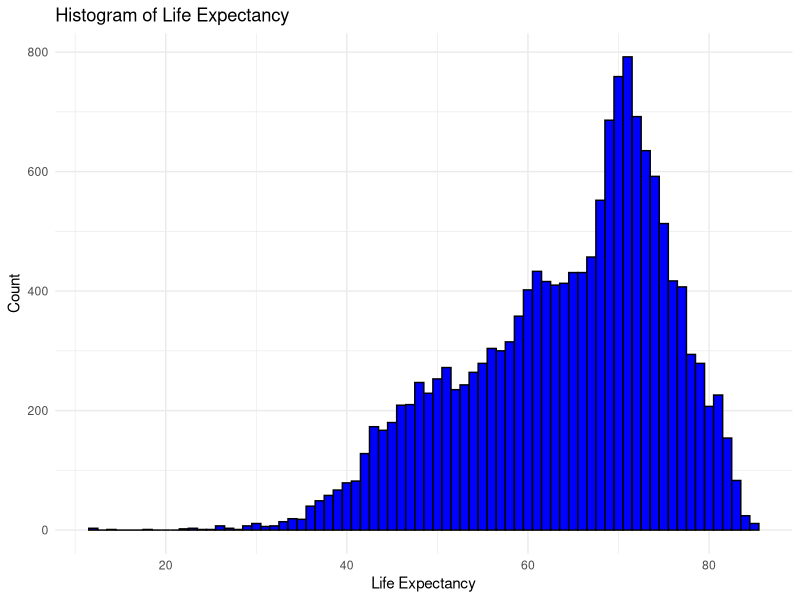
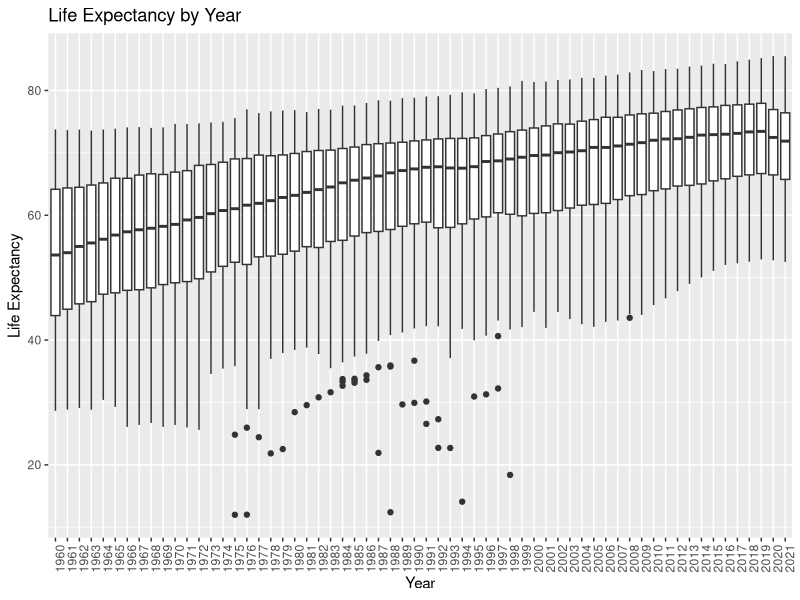
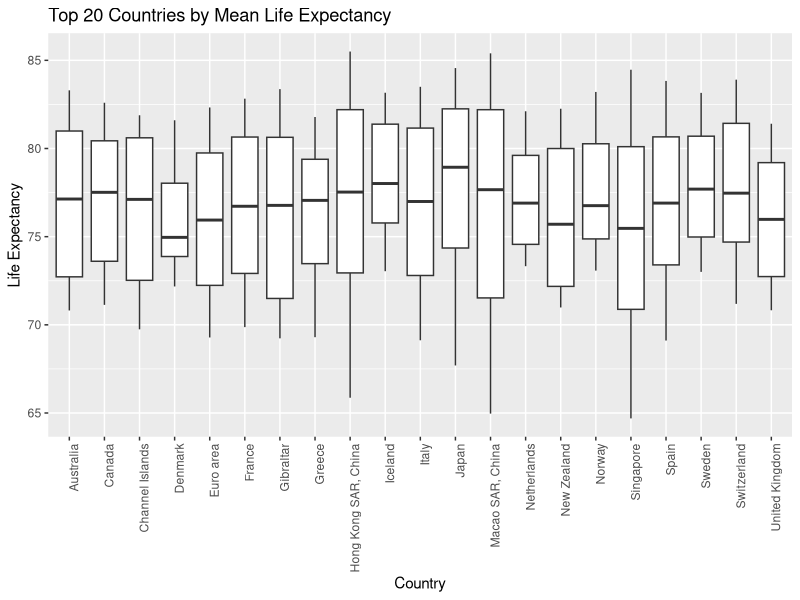
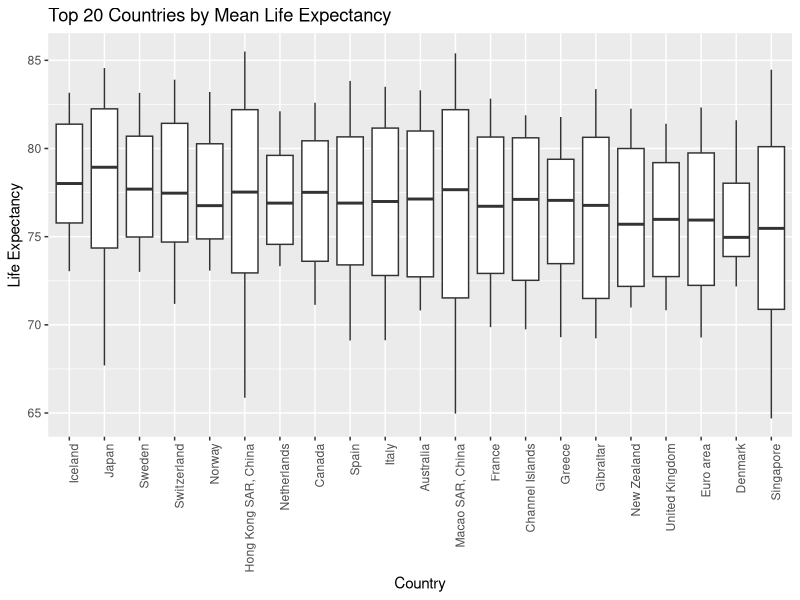
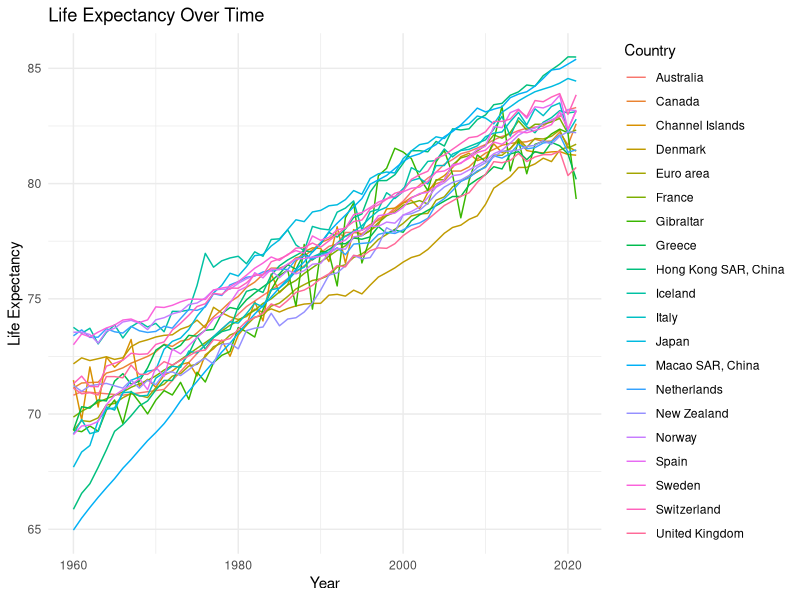
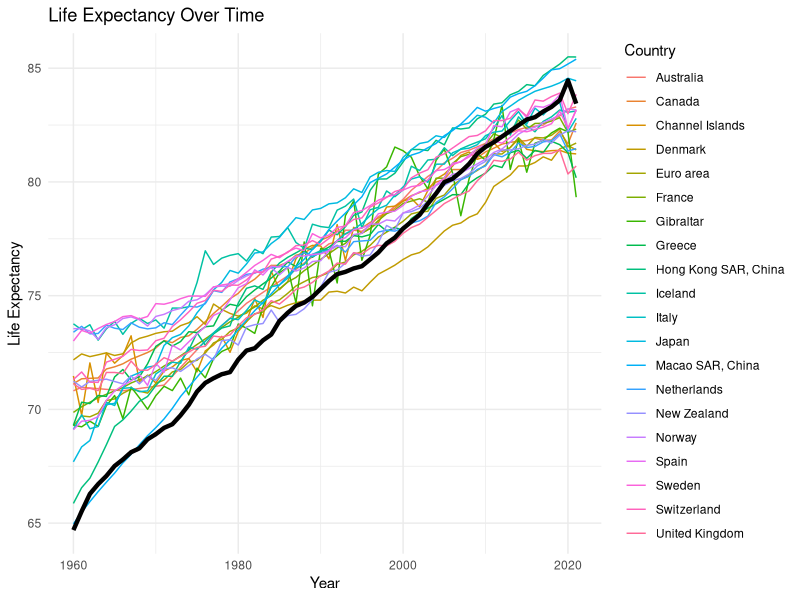

Write the R code that produced these figures, in order.
## ---- chunk 1
library(dplyr)
library(tidyr)
library(ggplot2)
## ---- chunk 2
getwd()
## ---- chunk 3
data <- read.csv("2023_WorldBank.csv", stringsAsFactors = FALSE)
head(data)
str(data)
colnames(data)
summary(data)
## ---- chunk 4
# remove unneccesary columns
data <- dplyr::select(data, -c(Country.Code, Indicator.Name, Indicator.Code))

# Pivot to tidy format where each Column is a Variable and each Row is an Observation (Life Expentancy)
data_long <- pivot_longer(data, 
                          cols = X1960:X2021, 
                          names_to = "Year", 
                          values_to = "Life.Exp")

# The 'Year' column will have year names as characters starting with X. We remove the "X" and convert them to integers
data_long$Year <- as.integer(sub("X", "", data_long$Year))

str(data_long)
colnames(data_long)
## ---- chunk 5
# applies the sum function for all NA values to all columns in data_long. check for NA values. Life Expectancy has 626 NA's
data_long %>%
  summarise_all(~ sum(is.na(.)))

# Seems like all the missing values appear in Life.Exp. We check the unique values for Country.Name and Year first
unique(data_long$Country.Name)
unique(data_long$Year)

# Since all the values look correct, we check the missing value across each Country for Life.Exp column
temp_df <-data_long %>%
  group_by(Country.Name) %>%
  summarise(Missing_Life_Exp = sum(is.na(Life.Exp)))
temp_df

# To show only the rows with non-zero Missing Counts
data_long %>%
  group_by(Country.Name) %>%
  summarise(Missing_Life_Exp = sum(is.na(Life.Exp))) %>%
  filter(Missing_Life_Exp > 0)

# Here we remove all rows with missing Life.Exp as they are not important for our analysis. na.omit is using baseR.
data_long <- na.omit(data_long)
length(unique(data_long$Country.Name))
length(unique(data_long$Year))
data_long

## ---- chunk 6
country_summary_stats <- data_long %>%
  group_by(Country.Name) %>%
  summarize(
    Mean = mean(Life.Exp, na.rm = TRUE),
    Median = median(Life.Exp, na.rm = TRUE),
    SD = sd(Life.Exp, na.rm = TRUE),
    Min = min(Life.Exp, na.rm = TRUE),
    Max = max(Life.Exp, na.rm = TRUE),
    Count = n(),
    Missing = sum(is.na(Life.Exp))
  )

country_summary_stats
length(unique(data_long$Country.Name))
## ---- chunk 7
# 1. Filter out country names with Count < 62
countries_to_remove <- country_summary_stats %>%
  filter(Count < 62) %>%
  pull(Country.Name)

countries_to_remove

# 2. Filter out these countries from data_long
data_long_filtered <- data_long %>%
  filter(!Country.Name %in% countries_to_remove)
length(unique(data_long_filtered$Country.Name))
## ---- chunk 8
# Histogram
ggplot(data_long_filtered, aes(x = Life.Exp)) +
  geom_histogram(binwidth = 1, fill = "blue", color = "black") +
  theme_minimal() +
  labs(title = "Histogram of Life Expectancy", x = "Life Expectancy", y = "Count")
## ---- chunk 9
# Boxplot of Life.Exp by Year
ggplot(data_long_filtered, aes(x = as.factor(Year), y = Life.Exp)) +
  geom_boxplot() +
  theme(axis.text.x = element_text(angle = 90)) +
  labs(title = "Life Expectancy by Year", x = "Year", y = "Life Expectancy")

## ---- chunk 10
# Boxplot of Life.Exp by Country for top 20 highest Mean Life Expectancy across the years
# 1. Extract the Top 20 countries' Country.Name with `dplyr`
top_20 <- data_long_filtered %>%
  group_by(Country.Name) %>%
  summarize(MeanLifeExp = mean(Life.Exp, na.rm = TRUE)) %>%
  arrange(desc(MeanLifeExp)) %>%
  top_n(20, MeanLifeExp) %>%
  pull(Country.Name)
top_20
## ---- chunk 11
# 2. Filter these countries with `dplyr`
data_top_20 <- data_long_filtered%>%
  filter(Country.Name %in% top_20)
unique(data_top_20$Country.Name)
# List excludes Singapore

# Include Singapore in the list for comparison
data_top_20_with_sg <- data_long_filtered %>%
  filter(Country.Name %in% top_20 | Country.Name == 'Singapore')

data_top_20_with_sg
## ---- chunk 12
# 3. Plot the Boxplot for Top 20 countries and Singapore
ggplot(data_top_20_with_sg, aes(x = Country.Name, y = Life.Exp)) +
  geom_boxplot() +
  theme(axis.text.x = element_text(angle = 90, hjust = 1)) +
  labs(title = "Top 20 Countries by Mean Life Expectancy", x = "Country", y = "Life Expectancy")
## ---- chunk 13
# Reorder by descending mean Life.Exp (`-Life,Exp` for descending)
ggplot(data_top_20_with_sg, aes(x = reorder(Country.Name, -Life.Exp, FUN = mean), y = Life.Exp)) +
  geom_boxplot() +
  theme(axis.text.x = element_text(angle = 90, hjust = 1)) +
  labs(title = "Top 20 Countries by Mean Life Expectancy", x = "Country", y = "Life Expectancy")
## ---- chunk 14
# Create the time series plot
tseries <-ggplot(data_top_20, aes(x = Year, y = Life.Exp, color = Country.Name)) +
  geom_line() +
  theme_minimal() +
  labs(title = "Life Expectancy Over Time",
       x = "Year",
       y = "Life Expectancy",
       color = "Country") 
tseries

## ---- chunk 15
# Add Singapore in the comparison
tseries + 
  geom_line(data = filter(data_top_20_with_sg, Country.Name == "Singapore"), 
            aes(x = Year, y = Life.Exp), 
            color = "black", 
            size = 1.5)
